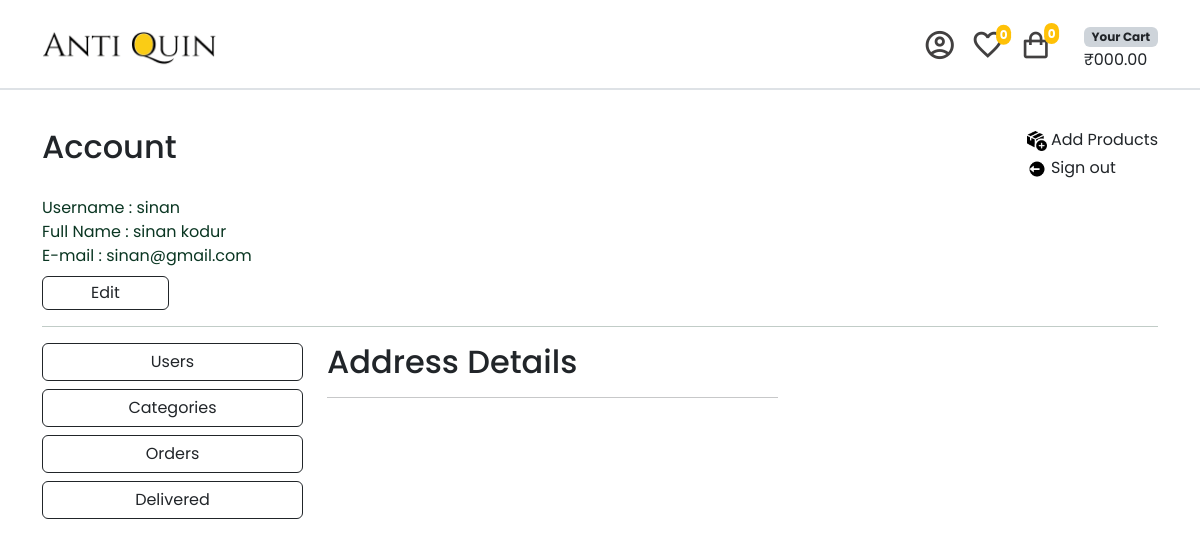
/account/orders-details/179/ (signed in), run on an earlier commit of the app's database.
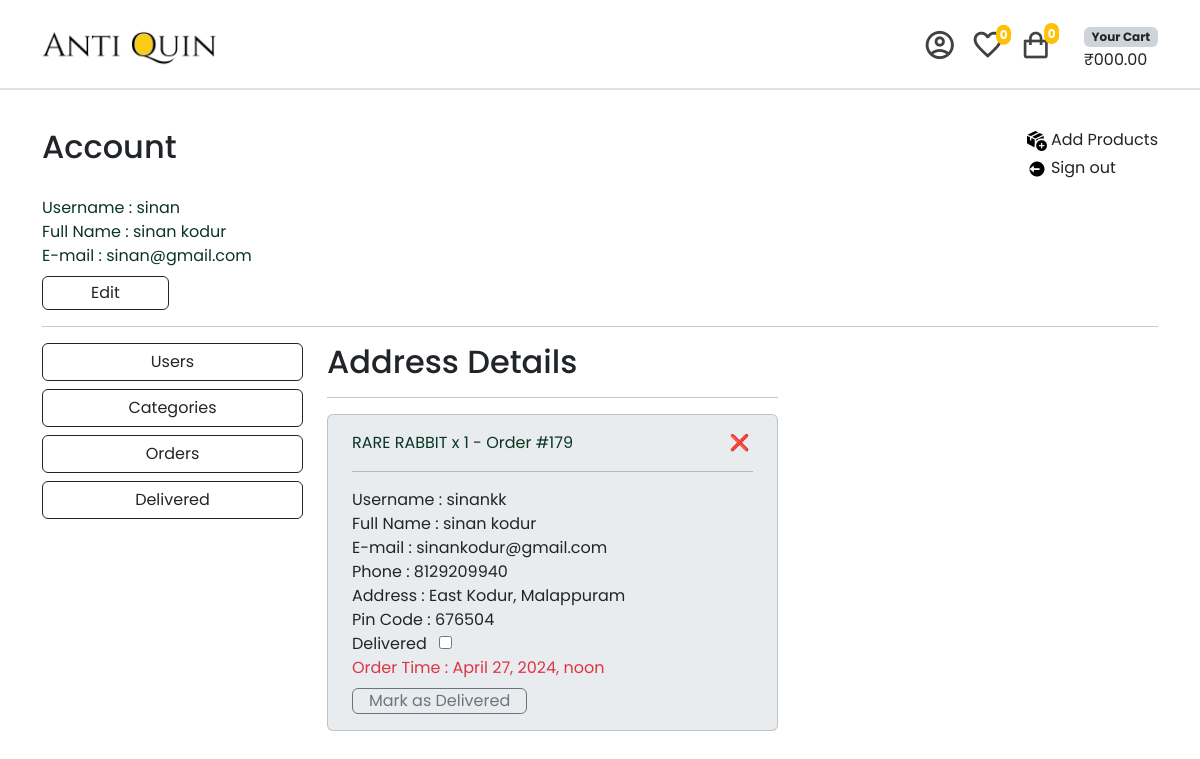
And on a later commit of the database.
### order/models.py (models this page shows, shortened)
class OrderItem(models.Model):
    order = models.ForeignKey(Order, on_delete=models.CASCADE)
    product = models.ForeignKey(Product, on_delete=models.CASCADE)
    quantity = models.PositiveIntegerField()
    price = models.DecimalField(max_digits=10, decimal_places=2)
    subtotal = models.DecimalField(max_digits=10, decimal_places=2, blank=True, null=True)
    def __str__(self):
        return f"{self.product.name} x {self.quantity} - Order #{self.order.id}"

class Order(models.Model):
    ORDERED = 'ordered'
    DISPATCHED = 'dispatched'
    DELIVERED = 'delivered'
    STATUS_CHOICES = (
        (ORDERED, 'Ordered'),
        (DISPATCHED, 'Dispatched'),
        (DELIVERED, 'Delivered')
    )
    user = models.ForeignKey(User, on_delete=models.CASCADE)
    first_name = models.CharField(max_length=100)
    last_name = models.CharField(max_length=100)
    email = models.EmailField(blank=True, null=True)
    address = models.TextField()
    pincode = models.IntegerField()
    place = models.CharField(max_length=100)
    phone = models.IntegerField()
    created_at = models.DateTimeField(auto_now_add=True)
    is_cancelled = models.BooleanField(default=False)
    is_delivered = models.BooleanField(default=False)
    paid = models.BooleanField(default=False)
    paid_amount = models.IntegerField(blank=True, null=True)
    status = models.CharField(max_length=20, choices=STATUS_CHOICES, default=ORDERED)

### item/models.py (models this page shows, shortened)
class Product(models.Model):
    category = models.ForeignKey(
        Category, related_name="items", on_delete=models.CASCADE
    )
    name = models.CharField(max_length=255)
    description = models.CharField(max_length=255, null=True, blank=True)
    price = models.DecimalField(max_digits=10, decimal_places=2)
    image = models.ImageField(null=True, blank=True, upload_to="images/")
    is_sold = models.BooleanField(default=False)
    quantity = models.PositiveIntegerField(default=1)
    created_by = models.ForeignKey(User, related_name="items", on_delete=models.CASCADE)
    created_at = models.DateTimeField(auto_now_add=True)
    class Meta:
        verbose_name_plural = "Products"
        ordering = ("created_at",)

### account/views.py (the view)
# urls.py: path('orders-details/<int:pk>/',views.orders_details, name='orders_details'),
@login_required
def orders_details(request, pk):
    orders = Order.objects.filter(pk=pk)
    order_items = OrderItem.objects.filter(pk=pk)
    return render(request, 'account/orders_details.html',{
        'orders' : orders,
        'order_items' : order_items
    })

### account/templates/account/orders_details.html (shortened to what this page needs)
{% extends "account/profile.html" %}
{% load static %}
{% block admin %}
<div class="col-lg-5 col-md-8 col-12">
    <h2>Address Details</h2>
    <hr>
    {% for order in orders %}
        {% if not order.is_delivered %}
            <form action="{% url "account:deliver_order" order.id %}" method="post">
                <div class="card p-4 pt-3 pb-3 mb-3 bg-body-secondary">
                    <div class="row">
                        <div class="text-success-emphasis col-11">
                            {% for item in order.orderitem_set.all %}
                                {{ item }}
                                <br>
                            {% endfor %}
                        </div>
                        <div class="col-1 m-0 p-0">
                            <a class="text-decoration-none" type="button" href="{% url "order:delete_order" order.id %}" onclick="return confirmCancel()">❌</a>
                        </div>
                    </div>
                    <hr>
                    Username : {{ order.user.username }} <br>
                    Full Name : {{ order.first_name }} {{ order.last_name }} <br>
                    E-mail : {{ order.email }} <br>
                    Phone : {{ order.phone }} <br>
                    Address : {{ order.address }}, {{ order.place }} <br>
                    Pin Code : {{ order.pincode }} <br>
                    <div>
                        <label for="delivered_{{ order.id }}" class="pe-2">Delivered</label>
                        <input type="checkbox" id="delivered_{{ order.id }}" name="delivered_orders[]" value="{{ order.id }}" required>
                    </div>
                    <span class="text-danger">Order Time : {{ order.created_at }}</span>
                    <div class="mt-2">
                        <button class="btn btn-outline-secondary p-0 ps-3 pe-3" type="submit">Mark as Delivered</button>
                    </div>
                </div>
            </form>
        {% endif %}
    {% endfor %}
</div>
{% endblock admin %}

What changed in the data, as far as the page shows it:
added Order: user.username "sinankk", first_name "sinan", last_name "kodur", email "sinankodur@gmail.com", phone "8129209940", address "East Kodur", place "Malappuram", pincode "676504", created_at "April 27, 2024, noon"
added OrderItem: product+quantity+order "RARE RABBIT x 1 - Order #179"
